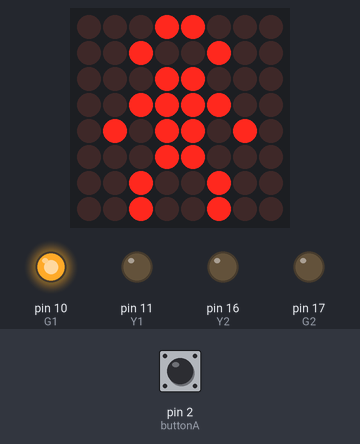
A sketch run on a simulated Arduino Mega 2560, built with avr-gcc and run on an emulated ATmega2560. Parts: 8×8 LED matrix, output pins drawn as LEDs (lit = HIGH). Wiring (inferred from the names in the program): LED matrix (orientation assumed): rows pin 38, pin 39, pin 36, pin 37, pin 34, pin 35, pin 32, pin 33; columns pin 28, pin 29, pin 26, pin 27, pin 24, pin 25, pin 22, pin 23. Dashed ring = blinking. The inputs (shaded band) are chosen by the test bench; at power-on: pin 2 (buttonA) HIGH. Pins used as bus, display or sensor lines are not drawn.

Above: at 1.2 s.
1.3 s: pin 2 (buttonA) pulled LOW for 0.15 s
At 1.8 s:
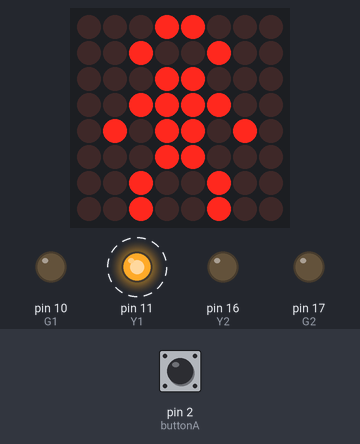
At 5.8 s:
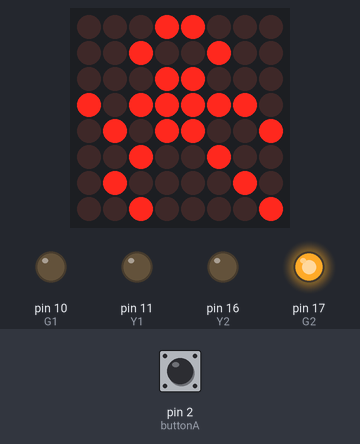
Timing chart, 0 to 19.7 s (numbered marks = the images above; inputs shaded):
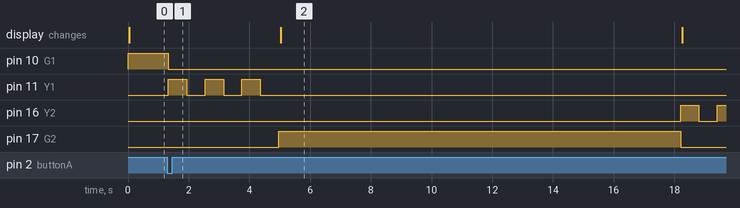

Measured:
- after the input at 1.3 s, pin 10 (G1): HIGH → LOW after 0.02 s instead of 8.4 s; pin 16 (Y2): LOW → HIGH after 16.9 s, → LOW 0.61 s later, → HIGH 0.61 s later; pin 17 (G2): LOW → HIGH after 3.7 s instead of 12.1 s
- by itself, pin 11 (Y1): alternates HIGH for 0.61 s and LOW for 0.61 s, 6 changes in all, then stays LOW

The sketch:

TEST.ino
```cpp
#define R1 12
#define Y1 11
#define G1 10  //상하 신호등
#define R2 15
#define Y2 16
#define G2 17 //좌우 신호등

#define TimeY 3 // sec단위로 적고
#define TimeG 6000 //sec*1000 해서 적기
#define TimeS 10

#define buttonA 2

const int col1[8] = { 28,29,26,27,24,25,22,23 };
const int row1[8] = { 38,39,36,37,34,35,32,33 };
const int col2[8] = { 46,47,44,45,42,43,40,41};
const int row2[8] = { 60,61,62,63,64,65,66,67};

int numberd = 0;
int timec = 0;

int signImage[2][8][8] = {
  { //stop
    { 0, 0, 0, 1, 1, 0, 0, 0},
    { 0, 0, 1, 0, 0, 1, 0, 0},
    { 0, 0, 0, 1, 1, 0, 0, 0},
    { 0, 0, 1, 1, 1, 1, 0, 0},
    { 0, 1, 0, 1, 1, 0, 1, 0},
    { 0, 0, 0, 1, 1, 0, 0, 0},
    { 0, 0, 1, 0, 0, 1, 0, 0},
    { 0, 0, 1, 0, 0, 1, 0, 0}
  },

  { //go
    { 0, 0, 0, 1, 1, 0, 0, 0},
    { 0, 0, 1, 0, 0, 1, 0, 0},
    { 0, 0, 0, 1, 1, 0, 0, 0},
    { 1, 0, 1, 1, 1, 1, 1, 0},
    { 0, 1, 0, 1, 1, 0, 0, 1},
    { 0, 0, 1, 0, 0, 1, 0, 0},
    { 0, 1, 0, 0, 0, 0, 1, 0},
    { 0, 0, 1, 0, 0, 0, 0, 1}
  }

};
int walkSignNumber[10][8][4] = {

  { //0
    { 0, 1, 1, 0 },
    { 1, 0, 0, 1 },
    { 1, 0, 0, 1 },
    { 1, 0, 0, 1 },
    { 1, 0, 0, 1 },
    { 1, 0, 0, 1 },
    { 1, 0, 0, 1 },
    { 0, 1, 1, 0 }
  },

  { //1
    { 0, 0, 1, 0 },
    { 0, 1, 1, 0 },
    { 1, 1, 1, 0 },
    { 0, 1, 1, 0 },
    { 0, 1, 1, 0 },
    { 0, 1, 1, 0 },
    { 0, 1, 1, 0 },
    { 1, 1, 1, 1 }
  },

  { //2
    { 0, 1, 1, 0 },
    { 1, 0, 0, 1 },
    { 1, 0, 0, 1 },
    { 0, 0, 0, 1 },
    { 0, 0, 1, 0 },
    { 0, 1, 0, 0 },
    { 1, 0, 0, 0 },
    { 1, 1, 1, 1 }
  },

  { //3
    { 0, 1, 1, 0 },
    { 1, 0, 0, 1 },
    { 1, 0, 0, 1 },
    { 0, 0, 0, 1 },
    { 0, 1, 1, 1 },
    { 0, 0, 0, 1 },
    { 1, 0, 0, 1 },
    { 0, 1, 1, 0 }
  },

  { //4
    { 0, 0, 1, 0 },
    { 0, 1, 1, 0 },
    { 1, 0, 1, 0 },
    { 1, 1, 1, 1 },
    { 0, 0, 1, 0 },
    { 0, 0, 1, 0 },
    { 0, 0, 1, 0 },
    { 0, 0, 1, 0 }
  },

  { //5
    { 1, 1, 1, 1 },
    { 1, 0, 0, 0 },
    { 1, 0, 0, 0 },
    { 1, 1, 1, 0 },
    { 0, 0, 0, 1 },
    { 0, 0, 0, 1 },
    { 1, 0, 0, 1 },
    { 0, 1, 1, 0 }
  },

  { //6
    { 0, 1, 1, 1 },
    { 1, 0, 0, 0 },
    { 1, 0, 0, 0 },
    { 1, 1, 1, 0 },
    { 1, 0, 0, 1 },
    { 1, 0, 0, 1 },
    { 1, 0, 0, 1 },
    { 0, 1, 1, 0 }
  },

  { //7
    { 1, 1, 1, 1 },
    { 1, 0, 0, 1 },
    { 1, 0, 0, 1 },
    { 0, 0, 0, 1 },
    { 0, 0, 1, 0 },
    { 0, 1, 0, 0 },
    { 0, 1, 0, 0 },
    { 0, 1, 0, 0 }
  },

  { //8
    { 0, 1, 1, 0 },
    { 1, 0, 0, 1 },
    { 1, 0, 0, 1 },
    { 0, 1, 1, 0 },
    { 0, 1, 1, 0 },
    { 1, 0, 0, 1 },
    { 1, 0, 0, 1 },
    { 0, 1, 1, 0 }
  },

  { //9
    { 0, 1, 1, 0 },
    { 1, 0, 0, 1 },
    { 1, 0, 0, 1 },
    { 1, 0, 0, 1 },
    { 0, 1, 1, 1 },
    { 0, 0, 0, 1 },
    { 1, 0, 0, 1 },
    { 0, 1, 1, 0 }
  }
};
//////////////////////////////////////////////////////////////////
int bstate = 0; // <보행자신호> 0 = 아무것도 안눌림 1 = 1번 라인일때 2 = 2번 라인일때
int sstate = 0; //  <상하 // 좌우> 신호 구분


void delay_a(int sec);
bool bCheck();

void setup() {
 for(int i = 0; i<8 ; i++){
  pinMode(col1[i], OUTPUT);
  pinMode(row1[i], OUTPUT);
  pinMode(col2[i], OUTPUT);
  pinMode(row2[i], OUTPUT);
 }
  pinMode(R1, OUTPUT);
  pinMode(Y1, OUTPUT);
  pinMode(G1, OUTPUT);
  pinMode(R2, OUTPUT);
  pinMode(Y2, OUTPUT);
  pinMode(G2, OUTPUT);
  pinMode(buttonA, INPUT_PULLUP); //기본값이 HIGH
}

void loop() {
  sstate = 1; // 1번라인
  digitalWrite(R2, HIGH);
  digitalWrite(R1, LOW);
  digitalWrite(G1, HIGH);
  delay_a(TimeG);
  digitalWrite(G1, LOW);
  if(bstate == 0){      //보행자 신호를 입력 받지않았을 경우
    for(int i = 0; i<TimeY; i++){
      digitalWrite(Y1, HIGH);
     delay_a(375);
     digitalWrite(Y1, LOW);\
     delay_a(375);
   }
  }else if(bstate == 1){    //보행자 신호를 입력 받았을 경우
    for(int i = 0; i<3; i++){
     digitalWrite(Y1, HIGH);
     delay_a(375);
     digitalWrite(Y1, LOW);
     delay_a(375);
     //고
   }
   bstate = 0;
  }
  digitalWrite(R1, HIGH);
  //전환
  sstate = 2; // 2번라인
  numberd = 8;
  digitalWrite(R2, LOW);
  digitalWrite(G2, HIGH);
  delay_a(TimeG);
  if(bstate == 2){
    numberd = 8;
    delay_a(TimeG);
    bstate = 0;
  }
  digitalWrite(G2, LOW);

  sstate = 1;
  if(bstate == 0){
   for(int i = 0; i<TimeY; i++){     //즉 i 하나에 1초
     digitalWrite(Y2, HIGH);
      delay_a(375);
      digitalWrite(Y2, LOW);
     delay_a(375);
    }
   }
}
void delay_a(int sec){
  int k = 15;
  for(int i = sec / k ; i>0 ; i--){
    if(sstate == 1){
      printSignalMatrix(0);
      cMat2();
    }
    else if(sstate == 2){
      printSignalMatrix(1);
      printNumMatrix(numberd);

      if(timec <750) timec += k;
      else if(timec > 749){
       timec = 0;
       if(numberd == 0) numberd = 0;
       else numberd -= 1;
      }
    }
    delay(k);
    if(bstate == 0){    //스위치 입력이 안 들어와 있는 경우 스위치 입력 들어왔는지 검사
      bool a = bCheck();    //입력이 있다면 true 값 반환 후 -> a
     if(a == true){
        return;
     }
   }
  }
}

bool bCheck(){
  int a = digitalRead(buttonA);

  if(a == LOW){         //스위치 입력 받았을 경우
    if(sstate == 1){    //1번 라인 실행중일 경우
      bstate = 1;
      delay(TimeS);
     return true;
    }else if(sstate == 2){  //2번 라인 실행중일 경우
      bstate = 2;
      return true;
    }
  }
  return false;
}

void cMat(){  //1번 다키는거?
  for(int i= 0; i<8; i++){
    digitalWrite(col1[i], HIGH);
    digitalWrite(row1[i], LOW);
  }
}

void cMat2(){ //2번
  for(int i= 0; i<8; i++){
    digitalWrite(col2[i], HIGH);
    digitalWrite(row2[i], LOW);
  }
}


void printSignalMatrix(int num) { //정지(0)인지 통행 가능(1)인지 아이콘 출력
  for (int r = 0; r < 8; r++) {
    cMat();                         //다꺼주는거
    digitalWrite(row1[r], HIGH);    //row를 high로 바꾼 뒤
    for (int c = 0; c < 8; ++c) {
      if (signImage[num][r][c]) digitalWrite(col1[c], LOW);  //키고 싶은 부분만 col을 low로 바꾸네
    }
    delay(1);
    cMat();
  }
}
void printNumMatrix(int num) { //남은 시간 출력
  for (int r = 0; r < 8; r++) {
    digitalWrite(row2[r], HIGH);
    for (int c = 0; c < 4; ++c) { //10의 자리
      if (walkSignNumber[num / 10][r][c]) digitalWrite(col2[c], LOW);
    }
    for (int c = 0; c < 4; ++c) { //1의 자리
      if (walkSignNumber[num % 10][r][c]) digitalWrite(col2[c + 4], LOW);
    }
    delay(1); //시간지연을 조금이라도 줘야 도트가 깨끗하게 보임
    cMat2();
  }
}
```
